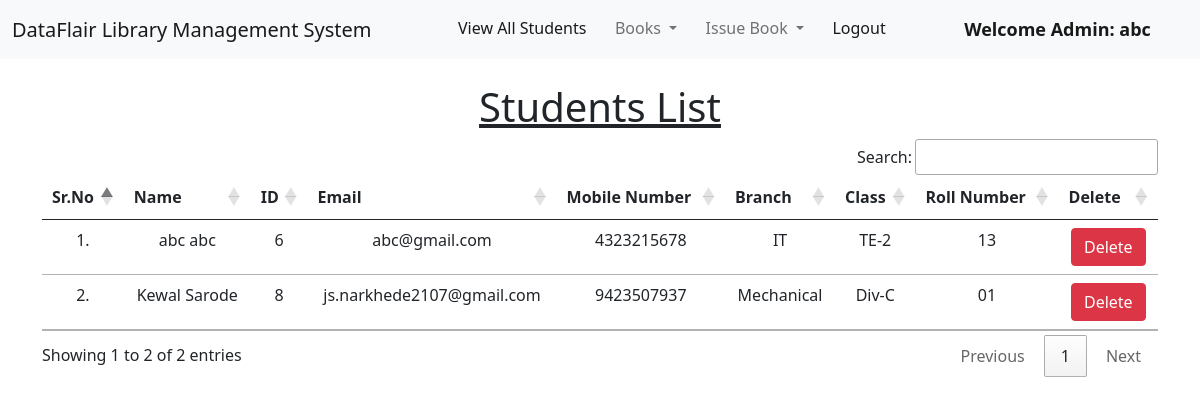
Page /view_students/ (signed in) on the committed database.
### library/models.py (models this page shows, shortened)
class Student(models.Model):
    user = models.OneToOneField(User, on_delete=models.CASCADE)
    classroom = models.CharField(max_length=10)
    branch = models.CharField(max_length=10)
    roll_no = models.CharField(max_length=3, blank=True)
    phone = models.CharField(max_length=10, blank=True)
    image = models.ImageField(upload_to="", blank=True)

### library/views.py (the view)
# urls.py: path("view_students/", views.view_students, name="view_students"),
@login_required(login_url = '/admin_login')
def view_students(request):
    students = Student.objects.all()
    return render(request, "view_students.html", {'students':students})

### library/templates/view_students.html (shortened to what this page needs)
{% extends 'admin_navbar.html' %}
{% load static %}
{% block body %}
<div class="container mt-4">
    <h1 class="text-center"><u>Students List</u></h1>
    <table class="table table-hover" id="example">
        <thead>
            <tr class="text-center">
                <th>Sr.No</th>
                <th>Name</th>
                <th>ID</th>
                <th>Email</th>
                <th>Mobile Number</th>
                <th>Branch</th>
                <th>Class</th>
                <th>Roll Number</th>
                <th>Delete</th>
            </tr>
        </thead>
        <tbody>
            {% for student in students %}
            <tr class="text-center">
                <td>{{forloop.counter}}.</td>
                <td>{{student.user.get_full_name}}</td>
                <td>{{student.user.id}}</td>
                <td>{{student.user.email}}</td>
                <td>{{student.phone}}</td>
                <td>{{student.branch}}</td>
                <td>{{student.classroom}}</td>
                <td>{{student.roll_no}}</td>
                <td><a href="/delete_student/{{student.id}}/" class="btn btn-danger" onclick="return confirm('Are you sure you want to delete this student?')">Delete</a></td>
            </tr>
            {% endfor %}
        </tbody>
    </table>
    </div>
{% endblock %}

### library/templates/admin_navbar.html (shortened to what this page needs)
<!doctype html>
<html lang="en">
  <head>
    <link href="https://cdn.jsdelivr.net/npm/bootstrap@5.1.0/dist/css/bootstrap.min.css" rel="stylesheet">
    <link rel="stylesheet" href="https://cdn.datatables.net/1.10.25/css/jquery.dataTables.min.css">
    <link rel="stylesheet" href="https://cdn.datatables.net/buttons/1.7.1/css/buttons.dataTables.min.css">
  </head>
  <body>
    <nav class="navbar navbar-expand-lg navbar-light bg-light">
        <div class="container-fluid">
          <a class="navbar-brand" href="#">DataFlair Library Management System</a>
          <div class="collapse navbar-collapse" id="navbarSupportedContent">
            <ul class="navbar-nav me-auto mb-2 mb-lg-0">
              <li class="nav-item">
                <a class="nav-link active" aria-current="page" href="/view_students/">View All Students</a>
              </li>
              <li class="nav-item dropdown">
                <a class="nav-link dropdown-toggle" href="#" id="navbarDropdown" role="button" data-bs-toggle="dropdown" aria-expanded="false">
                  Books
                </a>
              </li>
              <li class="nav-item dropdown">
                <a class="nav-link dropdown-toggle" href="#" id="navbarDropdown" role="button" data-bs-toggle="dropdown" aria-expanded="false">
                  Issue Book
                </a>
              </li>
              <li class="nav-item">
                <a class="nav-link active" aria-current="page" href="/logout/">Logout</a>
              </li>
              <li class="nav-item">
                <a style="font-weight:600; font-family:'Segoe UI', Tahoma, Geneva, Verdana, sans-serif; font-size: large;" class="nav-link active" href="#">Welcome Admin: {{request.user}}</a>
              </li>
            </ul>
          </div>
        </div>
      </nav>
      {% block body %}
      {% endblock %}
  </body>
</html>

### rows in the picture
Student: user.get_full_name "abc abc", user.id "6", user.email "abc@gmail.com", phone "4323215678", branch "IT", classroom "TE-2", roll_no "13"
Student: user.get_full_name "Kewal Sarode", user.id "8", user.email "js.narkhede2107@gmail.com", phone "9423507937", branch "Mechanical", classroom "Div-C", roll_no "01"

### other values in the picture
{{ request.user }} "abc"
